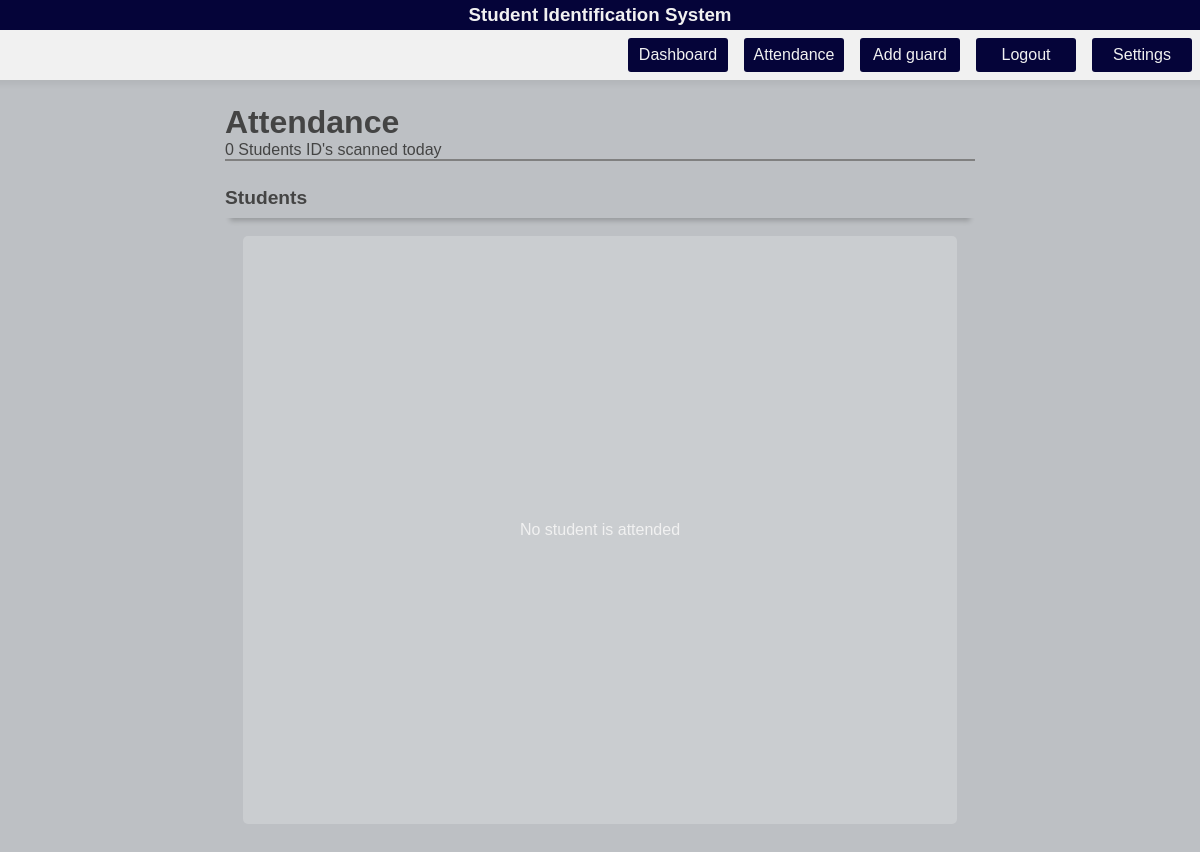
The app's page /user/admin/attendance.php (signed in), older data.
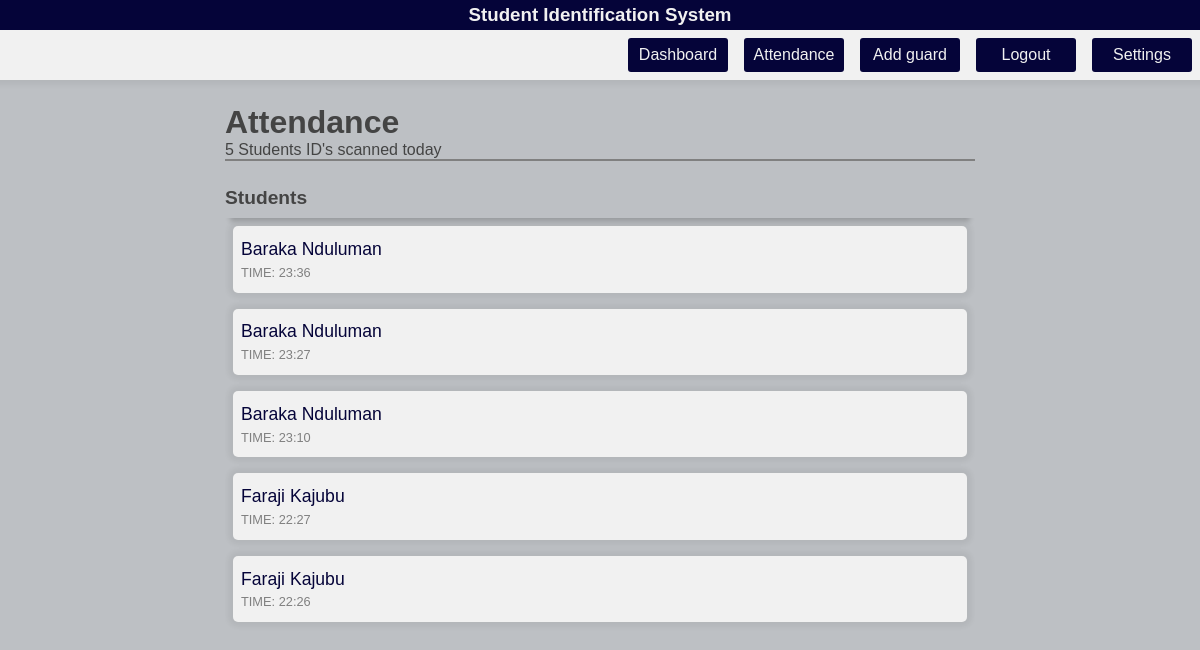
The same page, newer data.
### tables this page shows
CREATE TABLE `attendance` (
  `student_id` varchar(50) NOT NULL,
  `date` varchar(50) NOT NULL,
  `time` varchar(50) NOT NULL
);

CREATE TABLE `students` (
  `admission_number` varchar(11) NOT NULL,
  `course` varchar(50) NOT NULL,
  `first_name` varchar(50) NOT NULL,
  `last_name` varchar(50) NOT NULL,
  `profile_picture` varchar(255) NOT NULL
);

### user/admin/attendance.php (the view, shortened to what this page needs)
<!DOCTYPE html>
<html lang="en">
<head>
    <link rel="stylesheet" href="../../styles/styles.min.css">
</head>
<body>
    <?php require('./navbar.php'); ?>
    <?php
        $query = "SELECT * FROM `attendance` JOIN `students` ON attendance.student_id = students.admission_number ORDER BY first_name ASC";
        $fetchAttendance = mysqli_query($db,$query);
        $noOfAttendees = mysqli_num_rows($fetchAttendance);
    ?>
    <main id="admin">
        <div class="container">
            <div id="guards">
                <div id="pagetitle">
                    <h1>Attendance</h1>
                    <p><?php echo $noOfAttendees; ?> Students ID's scanned today</p>
                </div>
                <p id="guardslist">Students</p>
                <div id="guards_list" class="hide-scrollbar">
                    <?php if($noOfAttendees === 0){ ?>
                        <div class="empty">
                            <span>No student is attended</span>
                        </div>
                    <?php } else { ?>
                        <?php while($attendee = mysqli_fetch_assoc($fetchAttendance)){ ?>
                            <a class="guard" href="#?id=<?php echo $attendee['student_id']; ?>">
                                <span class="guard_name"><?php echo $attendee['first_name'] . ' ' . $attendee['last_name']; ?></span>
                                <span class="guard_id">TIME: <?php echo $attendee['time']; ?></span>
                            </a>
                        <?php } ?>
                    <?php }  ?>
                </div>
            </div>
        </div>
    </main>
</body>
</html>

### user/admin/navbar.php (shortened to what this page needs)
<nav>
    <div>
        <div class="container">
            <h3>Student Identification System</h3>
        </div>
    </div>
    <div>
        <div class="container">
            <ul>
                <li><a href="./dashboard.php">Dashboard</a></li>
                <li><a href="./attendance.php">Attendance</a></li>
                <li><a id="navAddGuardBtn">Add guard</a></li>
                <li><a href="../../process/logout.php?admin">Logout</a></li>
                <li><a href="./settings.php">Settings</a></li>
            </ul>
        </div>
    </div>
</nav>

Row changes from the older to the newer data that the page shows:
added attendance: student.first_name "Baraka", student.last_name "Nduluman", time "23:36"
added attendance: student.first_name "Baraka", student.last_name "Nduluman", time "23:27"
added attendance: student.first_name "Baraka", student.last_name "Nduluman", time "23:10"
added attendance: student.first_name "Faraji", student.last_name "Kajubu", time "22:27"
added attendance: student.first_name "Faraji", student.last_name "Kajubu", time "22:26"
Text that changed along with them:
$noOfAttendees: "0" → "5"
text no longer shown: "No student is attended"
